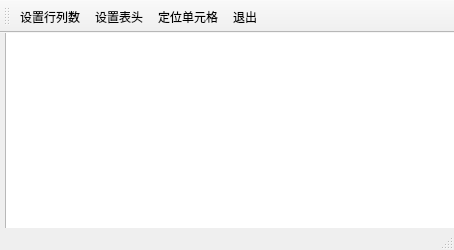
<?xml version="1.0" encoding="UTF-8"?>
<ui version="4.0">
 <class>MainWindow</class>
 <widget class="QMainWindow" name="MainWindow">
  <property name="geometry">
   <rect>
    <x>0</x>
    <y>0</y>
    <width>454</width>
    <height>250</height>
   </rect>
  </property>
  <property name="windowTitle">
   <string>自定义对话框 Demo</string>
  </property>
  <widget class="QWidget" name="centralwidget">
   <widget class="QTableView" name="tableView">
    <property name="geometry">
     <rect>
      <x>5</x>
      <y>-9</y>
      <width>591</width>
      <height>421</height>
     </rect>
    </property>
   </widget>
  </widget>
  <widget class="QStatusBar" name="statusbar"/>
  <widget class="QToolBar" name="toolBar">
   <property name="windowTitle">
    <string>toolBar</string>
   </property>
   <attribute name="toolBarArea">
    <enum>TopToolBarArea</enum>
   </attribute>
   <attribute name="toolBarBreak">
    <bool>false</bool>
   </attribute>
   <addaction name="action_setRowColNum"/>
   <addaction name="action_setHeader"/>
   <addaction name="action_locateItem"/>
   <addaction name="action_quit"/>
  </widget>
  <action name="action_setRowColNum">
   <property name="text">
    <string>设置行列数</string>
   </property>
   <property name="toolTip">
    <string>设置行列数</string>
   </property>
   <property name="menuRole">
    <enum>QAction::NoRole</enum>
   </property>
  </action>
  <action name="action_setHeader">
   <property name="text">
    <string>设置表头</string>
   </property>
   <property name="toolTip">
    <string>设置表头</string>
   </property>
   <property name="menuRole">
    <enum>QAction::NoRole</enum>
   </property>
  </action>
  <action name="action_quit">
   <property name="text">
    <string>退出</string>
   </property>
   <property name="toolTip">
    <string>退出</string>
   </property>
   <property name="menuRole">
    <enum>QAction::NoRole</enum>
   </property>
  </action>
  <action name="action_locateItem">
   <property name="text">
    <string>定位单元格</string>
   </property>
   <property name="toolTip">
    <string>定位单元格</string>
   </property>
   <property name="menuRole">
    <enum>QAction::NoRole</enum>
   </property>
  </action>
 </widget>
 <resources/>
 <connections>
  <connection>
   <sender>action_quit</sender>
   <signal>triggered()</signal>
   <receiver>MainWindow</receiver>
   <slot>close()</slot>
   <hints>
    <hint type="sourcelabel">
     <x>-1</x>
     <y>-1</y>
    </hint>
    <hint type="destinationlabel">
     <x>301</x>
     <y>230</y>
    </hint>
   </hints>
  </connection>
 </connections>
</ui>
